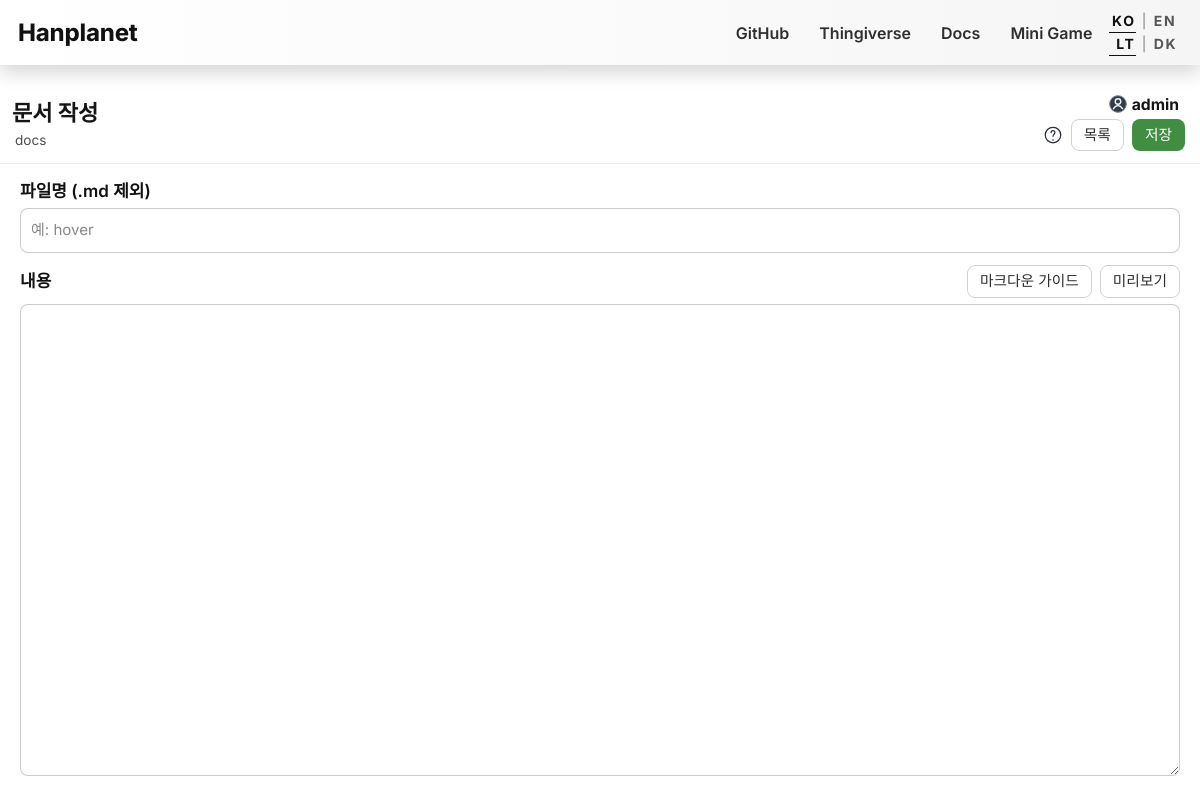
The app's page /ko/docs/write (signed in) with its own data.
### main/models.py (models this page shows, shortened)
class NavLink(models.Model):
    order = models.IntegerField("순서", default=0)
    name = models.CharField("표시이름", max_length=100)
    url = models.CharField("이동 경로", max_length=500)
    class Meta:
        ordering = ["order", "id"]
        permissions = [
            ("can_edit_docs", "Can edit docs content"),
        ]

### main/docs_views.py (the view, shortened to what this page needs)
# urls.py: path('docs/write', docs_views.docs_write_legacy_redirect, name='docs_write'),
def docs_write(request, ui_lang=None):
    resolved_lang = resolve_ui_lang(request, ui_lang)
    context = docs_common_context(request, resolved_lang)
    docs_text = context["docs_text"]
    requested_path = request.GET.get("path", "")
    requested_dir = request.GET.get("dir", "")
    mode = "create"
    original_relative_path = ""
    initial_filename = ""
    initial_dir = ""
    initial_content = ""
    write_current_file_name = ""
    write_public_direct_save = False
    if requested_path:
        try:
            file_path, original_relative_path = normalize_markdown_relative_path(requested_path, must_exist=True)
        except (ValueError, FileNotFoundError):
            raise Http404("수정할 문서를 찾을 수 없습니다.")
        if not has_docs_write_access(request, original_relative_path):
            raise PermissionDenied("문서를 수정할 권한이 없습니다.")
        write_public_direct_save = is_docs_public_write_enabled(request, original_relative_path)
        mode = "edit"
        initial_filename = file_path.stem
        write_current_file_name = file_path.name
        parent_dir = str(Path(original_relative_path).parent).replace("\\", "/")
        initial_dir = "" if parent_dir == "." else parent_dir
        initial_content = file_path.read_text(encoding="utf-8")
    else:
        if not has_docs_write_access(request, ""):
            raise PermissionDenied("문서를 수정할 권한이 없습니다.")
    markdown_help_path = resolve_markdown_help_file(resolved_lang)
    try:
        if markdown_help_path is not None:
            markdown_help_content = markdown_help_path.read_text(encoding="utf-8")
        else:
            markdown_help_content = (
                f"# {docs_text['markdown_help_fallback_title']}\n\n"
                f"{docs_text['markdown_help_fallback_missing']}"
            )
    except OSError:
        markdown_help_content = (
            f"# {docs_text['markdown_help_fallback_title']}\n\n"
            f"{docs_text['markdown_help_fallback_read_error']}"
        )
    context.update(
        {
            "write_mode": mode,
            "original_relative_path": original_relative_path,
            "initial_filename": initial_filename,
            "initial_dir": initial_dir,
            "initial_content": initial_content,
            "available_directories": list_all_directories(request=request),
            "markdown_help_html": render_markdown_safely(markdown_help_content),
            "page_help_html": build_page_help_html(resolved_lang, "write", docs_text),
            "write_breadcrumbs": build_docs_breadcrumbs(context["docs_base_url"], initial_dir),
            "write_current_file_name": write_current_file_name,
            "write_public_direct_save": write_public_direct_save,
        }
    )
    return render(request, "docs/write.html", context)

### main/docs_views.py (called while the page is built, shortened)
def get_docs_text(ui_lang: str | None) -> dict:
    lang = (ui_lang or "").strip().lower()
    if lang not in DOCS_TEXT:
        lang = "ko"
    return DOCS_TEXT[lang].copy()

def docs_root_dir() -> Path:
    root = Path(settings.MEDIA_ROOT) / "docs"
    root.mkdir(parents=True, exist_ok=True)
    return root

def has_docs_write_access(request, path_value: str | None) -> bool:
    user = getattr(request, "user", None)
    if user and user.is_superuser:
        return True

def list_all_directories(request=None) -> list[str]:
    root = docs_root_dir()
    directories = []
    if request is None or has_docs_write_access(request, ""):
        directories.append("")
    for directory in sorted([p for p in root.rglob("*") if p.is_dir()], key=lambda p: p.as_posix().lower()):
        rel_path = relative_from_root(directory)
        if request is not None and not has_docs_write_access(request, rel_path):
            continue
        directories.append(rel_path)
    return directories

def build_docs_breadcrumbs(base_url: str, current_dir: str) -> list[dict]:
    breadcrumbs = [{"label": "docs", "url": base_url, "is_current": current_dir == "", "path": ""}]
    if not current_dir:
        return breadcrumbs

def is_docs_acl_admin(request) -> bool:
    user = getattr(request, "user", None)
    if not (user and user.is_authenticated):
        return False
    return bool(user.is_staff or user.is_superuser)

def resolve_markdown_help_file(ui_lang: str | None) -> Path | None:
    for markdown_help_path in get_markdown_help_candidates(ui_lang):
        if markdown_help_path.exists() and markdown_help_path.is_file():
            return markdown_help_path
    return None

def get_page_help_candidates(ui_lang: str | None, page_type: str) -> list[Path]:
    docs_root = docs_root_dir()
    help_root = docs_root / MARKDOWN_HELP_DIRECTORY
    base_name = PAGE_HELP_FILE_BASENAMES.get(page_type)
    if not base_name:
        return []
    preferred_lang = "en" if ui_lang == "en" else "ko"
    secondary_lang = "ko" if preferred_lang == "en" else "en"
    return [
        help_root / f"{base_name}.{preferred_lang}{DOCS_FILE_EXTENSION}",
        help_root / f"{base_name}.{secondary_lang}{DOCS_FILE_EXTENSION}",
        help_root / f"{base_name}{DOCS_FILE_EXTENSION}",
    ]

### main/views.py (called while the page is built)
def render_markdown_safely(text):
    escaped_text = escape(text or "")
    rendered_html = markdown.markdown(escaped_text, extensions=MARKDOWN_EXTENSIONS)
    return mark_safe(rendered_html)

### templates/docs/write.html (shortened to what this page needs)
{% extends 'base.html' %}
{% block body_class %}docs-page{% endblock %}
{% block content %}
{% include 'docs/_assets_head.html' %}
<div class="docs-toolbar-wrap">
    <div class="docs-shell docs-toolbar">
        <div class="docs-toolbar-left">
            <div class="docs-title-row">
                <h1 class="docs-title">{% if write_mode == 'edit' %}{{ docs_text.write_title_edit }}{% else %}{{ docs_text.write_title_create }}{% endif %}</h1>
            </div>
            <div class="docs-subtitle docs-path-breadcrumbs">
                {% for crumb in write_breadcrumbs %}
                    <a class="docs-path-link" href="{{ crumb.url }}">{{ crumb.label }}</a>
                {% endfor %}
            </div>
        </div>
        <div class="docs-toolbar-right">
            {% include "docs/_auth_account.html" %}
            <div class="docs-toolbar-actions">
                <button class="docs-help-icon-link" type="button" id="docs-page-help-btn" aria-label="{{ docs_text.help_button }}" title="{{ docs_text.help_button }}"><span class="docs-help-icon-symbol" aria-hidden="true"></span></button>
                <a class="docs-btn" href="{{ docs_base_url }}">{{ docs_text.list_button }}</a>
                <button class="docs-btn docs-btn-primary" type="button" id="docs-save-btn">{{ docs_text.save_button }}</button>
            </div>
        </div>
    </div>
</div>
<main
    class="docs-shell docs-content"
    data-docs-page="write"
    data-docs-base-url="{{ docs_base_url }}"
    data-save-api-url="{{ docs_api_save_url }}"
    data-preview-api-url="{{ docs_api_preview_url }}"
    data-mkdir-api-url="{{ docs_api_mkdir_url }}"
    data-write-mode="{{ write_mode }}"
    data-original-path="{{ original_relative_path }}"
    data-public-write-direct-save="{% if write_public_direct_save %}1{% else %}0{% endif %}"
    data-ui-lang="{{ ui_lang|default:'ko' }}"
>
    <div class="docs-form-grid">
        <label class="docs-field docs-field-full">
            <span>{{ docs_text.filename_label }}</span>
            <input type="text" id="docs-filename-input" value="{{ initial_filename }}" placeholder="{{ docs_text.filename_placeholder }}">
        </label>
        <div class="docs-field docs-field-full">
            <div class="docs-field-head">
                <label for="docs-content-input" class="docs-field-label">{{ docs_text.content_label }}</label>
                <div class="docs-content-snippet-tools">
                    <button class="docs-btn" type="button" id="docs-markdown-help-btn">{{ docs_text.markdown_guide_button }}</button>
                    <button class="docs-btn" type="button" id="docs-markdown-preview-btn">{{ docs_text.markdown_preview_button }}</button>
                </div>
            </div>
            <textarea id="docs-content-input" spellcheck="false">{{ initial_content }}</textarea>
        </div>
    </div>
</main>
{% endblock %}

### templates/base.html (shortened to what this page needs)
{% load static static_versioned %}
<!doctype html>
<html lang="{{ ui_lang|default:'ko' }}">
<head>
    <link rel="stylesheet" type="text/css" href="{% static_v 'css/bootstrap.min.css' %}">
    <link rel="stylesheet" type="text/css" href="{% static_v 'css/style.css' %}">
    <link rel="stylesheet" type="text/css" href="{% static_v 'css/chat_widget.css' %}">
</head>
<body class="{% block body_class %}{% endblock %}">
    <nav class="navbar portfolio-nav">
        <div class="container-fluid">
            <div class="portfolio-brand-group">
                <a class="navbar-brand portfolio-brand" href="{% url 'main:main_lang' ui_lang=ui_lang %}">
                    <span class="portfolio-brand-text">Hanplanet</span>
                </a>
            </div>
            <div class="collapse portfolio-nav-collapse" id="navbarSupportedContent">
                <ul class="portfolio-nav-links">
                    {% for nav_link in nav_links %}
                        <li class="nav-item">
                            <a class="nav-link portfolio-nav-link" href="{{ nav_link.url }}">{{ nav_link.name }}</a>
                        </li>
                    {% endfor %}
                </ul>
                <div class="portfolio-controls-stack">
                    <div class="portfolio-lang-toggle portfolio-control-toggle portfolio-lang-toggle-inline" aria-label="Language Toggle">
                        <a class="portfolio-lang-link portfolio-control-link{% if ui_lang|default:'ko' == 'ko' %} is-active{% endif %}" href="{{ lang_switch_ko_url }}">KO</a>
                        <span class="portfolio-lang-divider">|</span>
                        <a class="portfolio-lang-link portfolio-control-link{% if ui_lang|default:'ko' == 'en' %} is-active{% endif %}" href="{{ lang_switch_en_url }}">EN</a>
                    </div>
                    <div class="portfolio-lang-toggle portfolio-control-toggle portfolio-theme-toggle" aria-label="Theme Toggle">
                        <a href="#" role="button" class="portfolio-lang-link portfolio-control-link is-active" data-theme-mode="light">LT</a>
                        <span class="portfolio-lang-divider">|</span>
                        <a href="#" role="button" class="portfolio-lang-link portfolio-control-link" data-theme-mode="dark">DK</a>
                    </div>
                </div>
            </div>
        </div>
    </nav>
    {% block content %}
    {% endblock %}
</body>
</html>

### templates/docs/_auth_account.html (shortened to what this page needs)
{% if user.is_authenticated %}
<div class="docs-auth-account-floating" data-docs-auth-account>
    <button
        type="button"
        class="docs-auth-account-trigger"
        data-docs-logout-trigger
        data-confirm-message="{{ docs_text.auth_logout_confirm }}"
    >
        <span class="docs-auth-account-avatar" aria-hidden="true"></span>
        <span class="docs-auth-account-name">{{ user.get_username }}</span>
    </button>
</div>
{% endif %}

### templates/base.html (style rules this page uses)
html.preload-light-bg, html.preload-light-bg body { background: #ffffff; background-image: none; }

### records on screen
NavLink: name "GitHub"
NavLink: name "Thingiverse"
NavLink: name "Docs"
NavLink: name "Mini Game"

### other values on screen
{{ docs_text.write_title_create }} "문서 작성"
{{ crumb.label }} "docs"
{{ user.get_username }} "admin"
{{ docs_text.list_button }} "목록"
{{ docs_text.save_button }} "저장"
{{ docs_text.filename_label }} "파일명 (.md 제외)"
{{ docs_text.content_label }} "내용"
{{ docs_text.markdown_guide_button }} "마크다운 가이드"
{{ docs_text.markdown_preview_button }} "미리보기"
